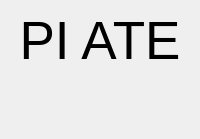
                  <widget class="QWidget" name="page_home">
                   <layout class="QVBoxLayout" name="verticalLayout_10">
                    <item>
                     <widget class="QLabel" name="label_6">
                      <property name="font">
                       <font>
                        <family>Segoe UI</family>
                        <pointsize>40</pointsize>
                       </font>
                      </property>
                      <property name="styleSheet">
                       <string notr="true"/>
                      </property>
                      <property name="text">
                       <string>PI ATE</string>
                      </property>
                      <property name="alignment">
                       <set>Qt::AlignCenter</set>
                      </property>
                     </widget>
                    </item>
                    <item>
                     <widget class="QLabel" name="label">
                      <property name="font">
                       <font>
                        <family>Segoe UI</family>
                        <pointsize>14</pointsize>
                       </font>
                      </property>
                      <property name="text">
                       <string/>
                      </property>
                      <property name="alignment">
                       <set>Qt::AlignCenter</set>
                      </property>
                     </widget>
                    </item>
                    <item>
                     <widget class="QLabel" name="label_7">
                      <property name="font">
                       <font>
                        <family>Segoe UI</family>
                        <pointsize>15</pointsize>
                       </font>
                      </property>
                      <property name="text">
                       <string/>
                      </property>
                      <property name="alignment">
                       <set>Qt::AlignCenter</set>
                      </property>
                     </widget>
                    </item>
                   </layout>
                  </widget>
